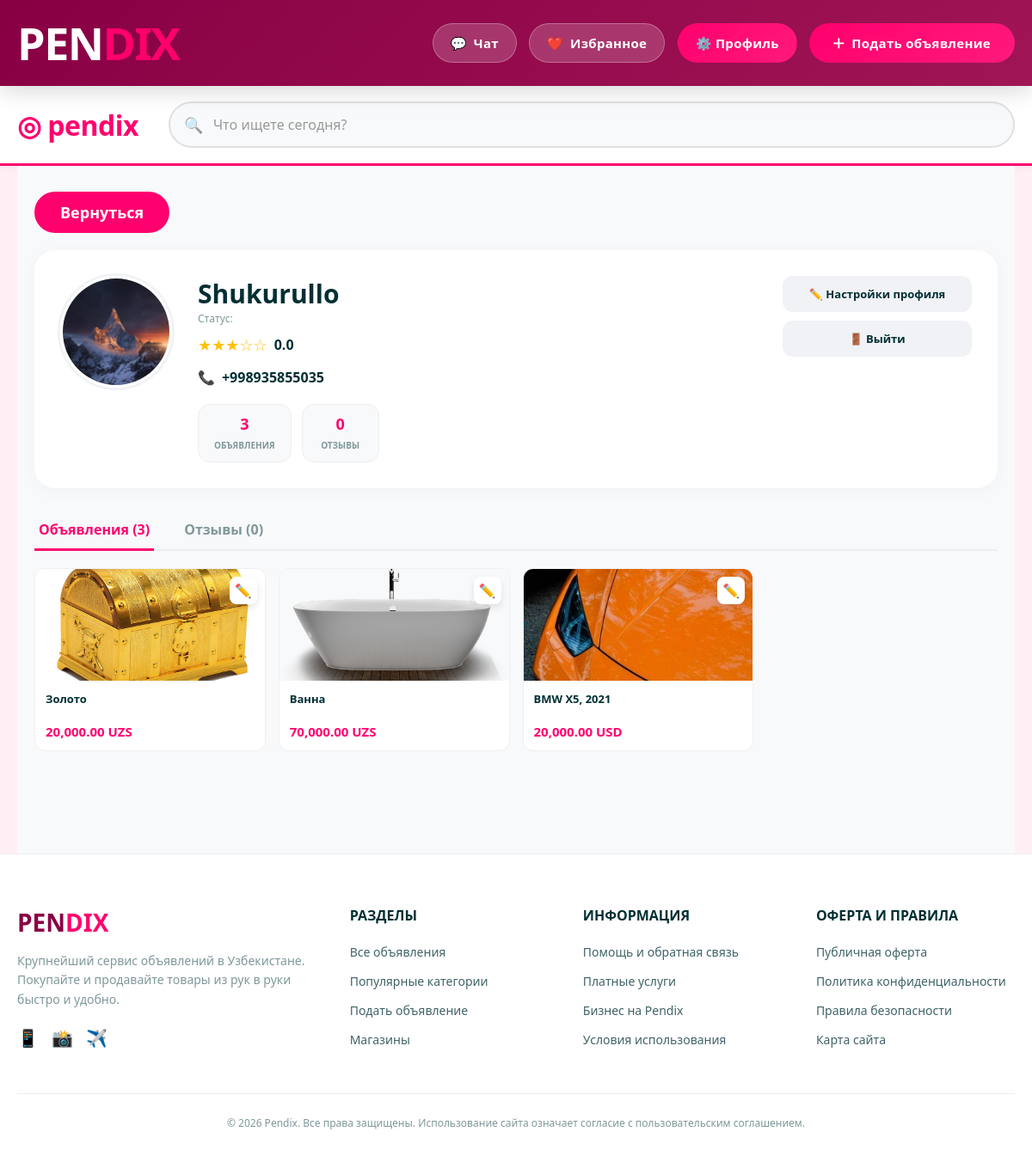
The page /users/profile/ (signed in) on the database as committed earlier.
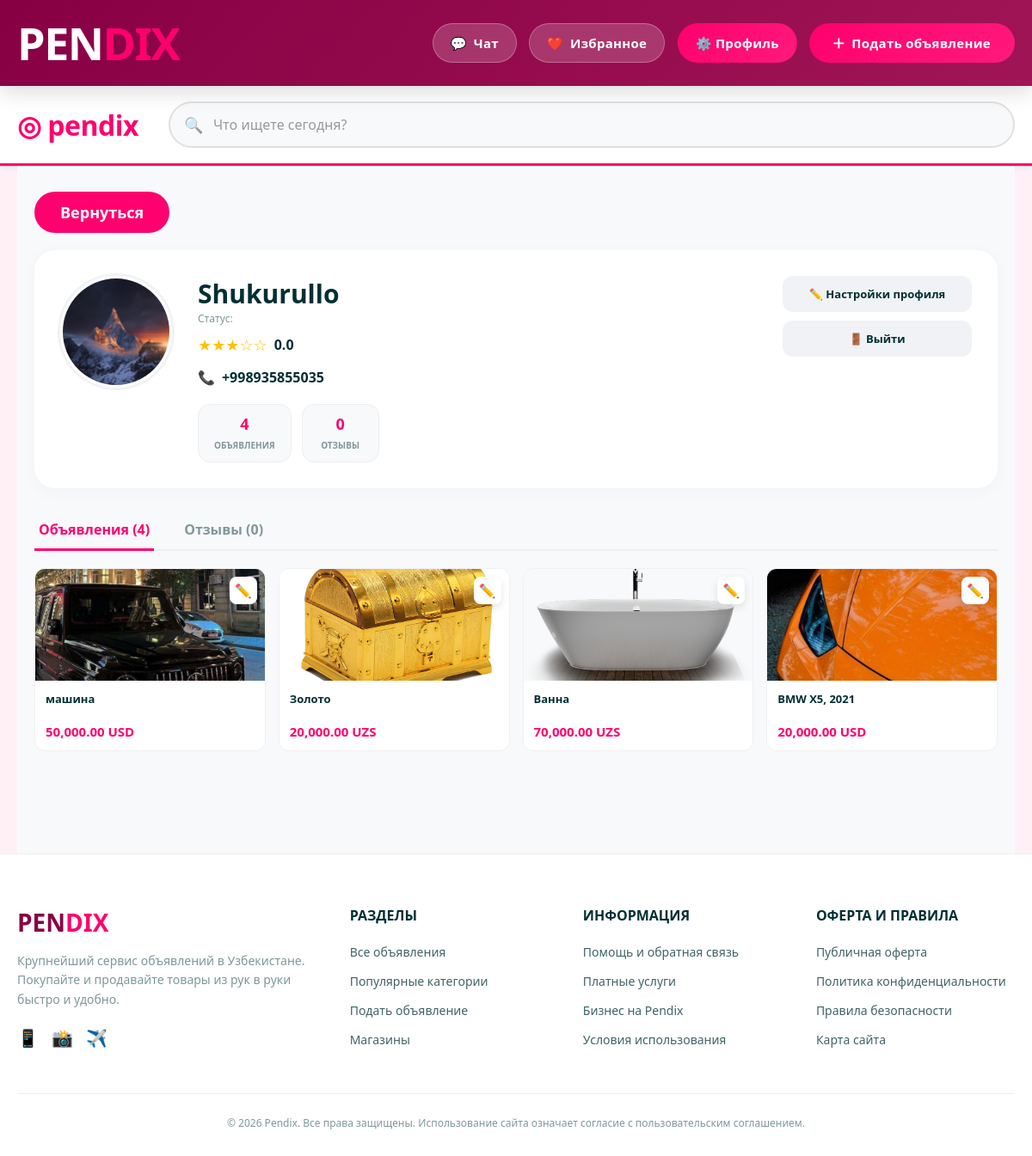
The same page on the database as committed later.
### users/models.py (models this page shows)
class User(AbstractUser):
    phone = models.CharField(
        max_length=20,
        unique=True,
        db_index=True,
        blank=True,
        null=True,
        default=None
    )
    avatar = models.ImageField(upload_to='users/avatars/', null=True, blank=True)
    location = models.CharField(max_length=255, blank=True)
    rating = models.DecimalField(max_digits=3, decimal_places=2, default=0.0)
    created_at = models.DateTimeField(auto_now_add=True)
    city = models.CharField(max_length=100, blank=True)
    last_seen = models.DateTimeField(null=True, blank=True)
    class Meta:
        verbose_name = ''
        verbose_name_plural = ''
    @property
    def is_online(self):
        if not self.last_seen:
            return False
        return self.last_seen >= timezone.now() - timezone.timedelta(minutes=5)
    @property
    def activity_status(self):
        return '' if self.is_online else ''

### ads/models.py (models this page shows, shortened)
class Ad(models.Model):
    STATUS_CHOICES = (('active', ''), ('sold', ''), ('archived', ''))
    CURRENCY_CHOICES = (('UZS', 'сум'), ('USD', '$'))
    author = models.ForeignKey(settings.AUTH_USER_MODEL, on_delete=models.CASCADE, related_name='ads')
    category = models.ForeignKey(Category, on_delete=models.PROTECT, related_name='ads')
    title = models.CharField(max_length=200, verbose_name='')
    description = models.TextField(
        validators=[MinLengthValidator(80, message='')],
        verbose_name=''
    )
    price = models.DecimalField(max_digits=15, decimal_places=2, verbose_name='')
    currency = models.CharField(max_length=3, choices=CURRENCY_CHOICES, default='UZS', verbose_name='')
    phone = models.CharField(max_length=20, verbose_name='')
    address = models.CharField(max_length=255, verbose_name='', blank=True)
    latitude = models.DecimalField(max_digits=9, decimal_places=6, null=True, blank=True)
    longitude = models.DecimalField(max_digits=9, decimal_places=6, null=True, blank=True)
    status = models.CharField(max_length=10, choices=STATUS_CHOICES, default='active')
    created_at = models.DateTimeField(auto_now_add=True)
    class Meta:
        ordering = ['-created_at']
        verbose_name = ''
        verbose_name_plural = ''

class AdImage(models.Model):
    ad = models.ForeignKey(Ad, on_delete=models.CASCADE, related_name='images')
    image = models.ImageField(upload_to='ads/photos/')

### users/views.py (the view)
# urls.py: path('profile/', views.ProfileDetailView.as_view(), name='profile_me'),
class ProfileDetailView(LoginRequiredMixin, DetailView):
    model = User
    template_name = 'users/profile.html'
    context_object_name = 'profile'
    def get_object(self):
        return self.request.user
    def get_context_data(self, **kwargs):
        context = super().get_context_data(**kwargs)
        context['user_ads'] = Ad.objects.filter(author=self.get_object()).prefetch_related('images')
        return context

### templates/users/profile.html (shortened to what this page needs)
{% extends 'base.html' %}
{% load static %}
{% block content %}
<div class="profile-page">
    <div class="container">
        <a href="/" class="btn-back">Вернуться</a>
        <header class="profile-header-card">
            <div class="avatar-wrapper">
                {% if profile.avatar %}
                    <img src="{{ profile.avatar.url }}" class="header-avatar">
                {% else %}
                    <img src="{% static 'images/default_avatar.png' %}" class="header-avatar" style="opacity: 0.6;">
                {% endif %}
            </div>
            <div class="header-info">
                <h1 class="profile-name">{{ profile.username }}</h1>
                <span class="last-seen">Статус: {{ profile.activity_status }}</span>
                <div class="rating-box">
                    <div class="stars">
                        {% if average_rating >= 4.5 %}★★★★★{% elif average_rating >= 3.5 %}★★★★☆{% else %}★★★☆☆{% endif %}
                    </div>
                    <span class="rating-num">{{ average_rating|default:"0.0" }}</span>
                </div>
                <div class="profile-phone">
                    <span>📞</span>
                    {% if profile.phone %}
                        {{ profile.phone }}
                    {% else %}
                        <span style="color: #ff4d4d; font-weight: 500;">Номер не указан</span>
                    {% endif %}
                </div>
                <div class="stats-row">
                    <div class="mini-stat"><b>{{ profile.ads.count }}</b><span>Объявления</span></div>
                    <div class="mini-stat"><b>{{ reviews_count|default:"0" }}</b><span>Отзывы</span></div>
                </div>
            </div>
            <div class="actions-column">
                {% if request.user == profile %}
                    <button onclick="openModal('editProfileModal')" class="btn-standard">✏️ Настройки профиля</button>
                    <button onclick="openModal('logoutConfirmModal')" class="btn-standard">🚪 Выйти</button>
                {% endif %}
            </div>
        </header>
        <section class="ads-section">
            <nav class="profile-tabs">
                <a class="tab-link active" onclick="switchTab(event, 'ads-tab')">Объявления ({{ profile.ads.count }})</a>
                <a class="tab-link" onclick="switchTab(event, 'reviews-tab')">Отзывы ({{ reviews_count|default:"0" }})</a>
            </nav>
            <div id="ads-tab" class="tab-content active">
                <div class="ads-grid">
                    {% for ad in profile.ads.all %}
                    <div class="ad-card-wrapper">
                        {% if request.user == profile %}
                            <a href="{% url 'ad_edit' ad.id %}" class="edit-ad-btn" title="Редактировать">✏️</a>
                        {% endif %}
                        <a href="{{ ad.get_absolute_url }}" class="ad-card">
                            <div class="ad-img-box">
                                {% if ad.images.first %}
                                    <img src="{{ ad.images.first.image.url }}">
                                {% elif ad.image %}
                                    <img src="{{ ad.image.url }}">
                                {% else %}
                                    <div style="display:flex; height:100%; align-items:center; justify-content:center; color:#ccc;">НЕТ ФОТО</div>
                                {% endif %}
                            </div>
                            <div class="ad-body">
                                <div class="ad-title">{{ ad.title }}</div>
                                <div class="ad-price">{{ ad.price }} {{ ad.currency|default:"сум" }}</div>
                            </div>
                        </a>
                    </div>
                    {% empty %}
                    <p style="grid-column: span 4; text-align: center; color: var(--text-gray); padding: 50px;">Объявлений пока нет</p>
                    {% endfor %}
                </div>
            </div>
        </section>
    </div>
</div>
{% endblock %}

Rows that differ between the two databases and show on the page:
changed User "Shukurullo": ads.count "3" → "4"
added Ad: images.first.image (picture), title "машина", price "50,000.00", currency "USD"
